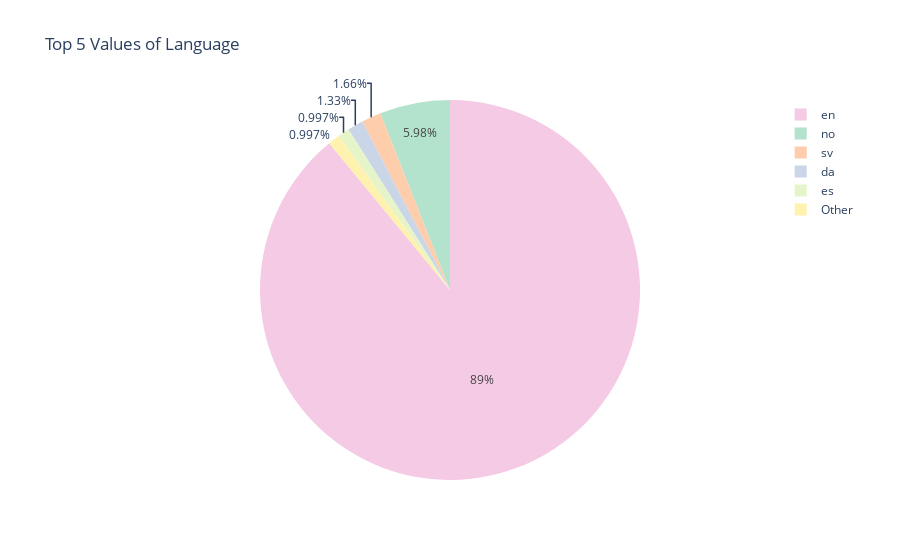

Notebook cell for this chart:
### Code cell
viz_top_values(mybooks['Language'], top_n=5)

### Figure 1 — Plotly figure (JSON) as saved in the notebook; plotly's stock layout.template omitted (floating-point values rounded to 4 significant figures)
{"data": [{"labels": ["en", "no", "sv", "da", "es", "Other"], "marker": {"colors": ["rgb(244, 202, 228)", "rgb(179, 226, 205)", "rgb(253, 205, 172)", "rgb(203, 213, 232)", "rgb(230, 245, 201)", "rgb(255, 242, 174)", "rgb(241, 226, 204)", "rgb(204, 204, 204)", "rgb(255, 255, 204)", "rgb(197, 226, 255)", "rgb(200, 200, 200)"]}, "type": "pie", "values": [268, 18, 5, 4, 3, 3]}], "layout": {"title": {"text": "Top 5 Values of Language"}}}
